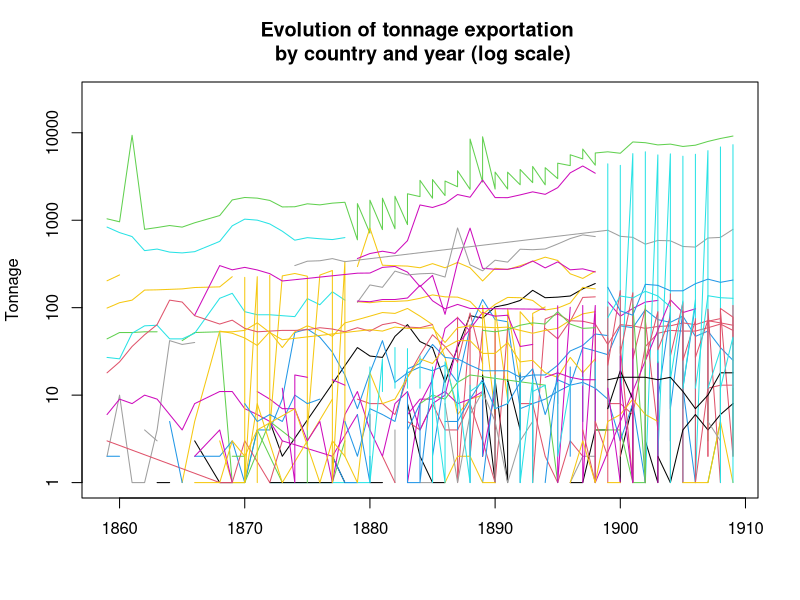
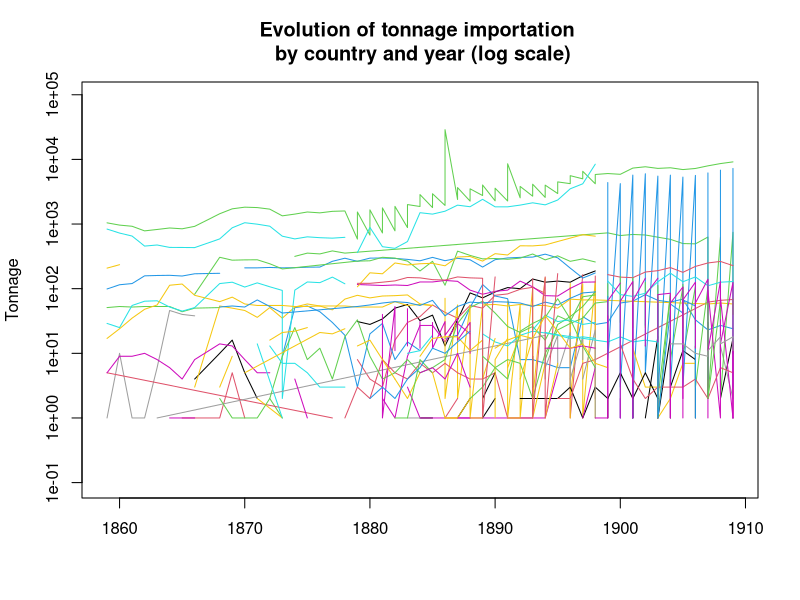

Write R code to recreate these figures, in order. (Note: this script raises an error after producing the figures.)

plotAllCountry<-function(d,...){
	plot(as.numeric(as.character(d$boat)) ~ d$year,type="n",log="y",...)
	ccol=1
	for(i in unique(d$country)){

		cur=d[d$country == i & d$type == "steamboat"  ,]
		print(cur)
		lines(as.numeric(as.character(cur$boat)) ~ cur$year,col=ccol)
		ccol=ccol+1
	}

}

writeAllTimeSeries<-function(d){
	for(i in unique(iall$country)){
		cura=d[d$country == i & d$volume == "steamboat" ,]
		curb=d[d$country == i & d$volume == "vessel" ,]
		write.csv(cura,paste("time/",i,"-steam.csv",sep=""))
		write.csv(curb,paste("time/",i,"-vessel.csv",sep=""))
	}
}
writeAllyears<-function(d,stri){
	for(i in unique(d$year)){
		cura=d[d$year == i & d$type == "steamboat" ,]
		curb=d[d$year == i & d$type == "vessel" ,]
		cura=cura[,c("year","volume","country")]
		curb=curb[,c("year","volume","country")]
		cura$volume=as.numeric(as.character(cura$volume))
		curb$volume=as.numeric(as.character(curb$volume))
		write.csv(cura,paste("years/",stri,"/",i,"-steam.csv",sep=""),row.names=F)
		write.csv(curb,paste("years/",stri,"/",i,"-vessel.csv",sep=""),row.names=F)
	}
}

#Import data
allimport=read.csv("final_table-import.csv")
allexport=read.csv("final_table-export.csv")

#Reorder the data by year (better visualisation)
allexport=allexport[order(allexport$year),]
allimport=allimport[order(allimport$year),]


#print the graph:

png("tonnage-export.png")
plotAllCountry(allexport,ylab="Tonnage",xlab="",main="Evolution of tonnage exportation \n by country and year (log scale)")
dev.off()

png("tonnage-import.png")
plotAllCountry(allimport,ylab="Tonnage",xlab="",main="Evolution of tonnage importation \n by country and year (log scale)")
dev.off()

writeAllyears(allexport,"export")
writeAllyears(allimport,"import")

